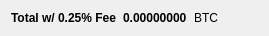
        <widget class="QWidget" name="layoutWidge2">
         <property name="geometry">
          <rect>
           <x>11</x>
           <y>301</y>
           <width>269</width>
           <height>20</height>
          </rect>
         </property>
         <layout class="QHBoxLayout" name="horizontalLayout_4">
          <item>
           <widget class="QLabel" name="label_9">
            <property name="font">
             <font>
              <weight>75</weight>
              <bold>true</bold>
             </font>
            </property>
            <property name="text">
             <string>Total w/ 0.25% Fee</string>
            </property>
           </widget>
          </item>
          <item>
           <widget class="QLabel" name="BuyCostLabel">
            <property name="palette">
             <palette>
              <active>
               <colorrole role="WindowText">
                <brush brushstyle="SolidPattern">
                 <color alpha="255">
                  <red>0</red>
                  <green>0</green>
                  <blue>0</blue>
                 </color>
                </brush>
               </colorrole>
               <colorrole role="Button">
                <brush brushstyle="SolidPattern">
                 <color alpha="255">
                  <red>0</red>
                  <green>170</green>
                  <blue>0</blue>
                 </color>
                </brush>
               </colorrole>
               <colorrole role="Light">
                <brush brushstyle="SolidPattern">
                 <color alpha="255">
                  <red>0</red>
                  <green>255</green>
                  <blue>0</blue>
                 </color>
                </brush>
               </colorrole>
               <colorrole role="Midlight">
                <brush brushstyle="SolidPattern">
                 <color alpha="255">
                  <red>0</red>
                  <green>212</green>
                  <blue>0</blue>
                 </color>
                </brush>
               </colorrole>
               <colorrole role="Dark">
                <brush brushstyle="SolidPattern">
                 <color alpha="255">
                  <red>0</red>
                  <green>85</green>
                  <blue>0</blue>
                 </color>
                </brush>
               </colorrole>
               <colorrole role="Mid">
                <brush brushstyle="SolidPattern">
                 <color alpha="255">
                  <red>0</red>
                  <green>113</green>
                  <blue>0</blue>
                 </color>
                </brush>
               </colorrole>
               <colorrole role="Text">
                <brush brushstyle="SolidPattern">
                 <color alpha="255">
                  <red>0</red>
                  <green>170</green>
                  <blue>0</blue>
                 </color>
                </brush>
               </colorrole>
               <colorrole role="BrightText">
                <brush brushstyle="SolidPattern">
                 <color alpha="255">
                  <red>255</red>
                  <green>255</green>
                  <blue>255</blue>
                 </color>
                </brush>
               </colorrole>
               <colorrole role="ButtonText">
                <brush brushstyle="SolidPattern">
                 <color alpha="255">
                  <red>0</red>
                  <green>0</green>
                  <blue>0</blue>
                 </color>
                </brush>
               </colorrole>
               <colorrole role="Base">
                <brush brushstyle="SolidPattern">
                 <color alpha="255">
                  <red>255</red>
                  <green>255</green>
                  <blue>255</blue>
                 </color>
                </brush>
               </colorrole>
               <colorrole role="Window">
                <brush brushstyle="SolidPattern">
                 <color alpha="255">
                  <red>0</red>
                  <green>170</green>
                  <blue>0</blue>
                 </color>
                </brush>
               </colorrole>
               <colorrole role="Shadow">
                <brush brushstyle="SolidPattern">
                 <color alpha="255">
                  <red>0</red>
                  <green>0</green>
                  <blue>0</blue>
                 </color>
                </brush>
               </colorrole>
               <colorrole role="AlternateBase">
                <brush brushstyle="SolidPattern">
                 <color alpha="255">
                  <red>127</red>
                  <green>212</green>
                  <blue>127</blue>
                 </color>
                </brush>
               </colorrole>
               <colorrole role="ToolTipBase">
                <brush brushstyle="SolidPattern">
                 <color alpha="255">
                  <red>255</red>
                  <green>255</green>
                  <blue>220</blue>
                 </color>
                </brush>
               </colorrole>
               <colorrole role="ToolTipText">
                <brush brushstyle="SolidPattern">
                 <color alpha="255">
                  <red>0</red>
                  <green>0</green>
                  <blue>0</blue>
                 </color>
                </brush>
               </colorrole>
              </active>
              <inactive>
               <colorrole role="WindowText">
                <brush brushstyle="SolidPattern">
                 <color alpha="255">
                  <red>0</red>
                  <green>0</green>
                  <blue>0</blue>
                 </color>
                </brush>
               </colorrole>
               <colorrole role="Button">
                <brush brushstyle="SolidPattern">
                 <color alpha="255">
                  <red>0</red>
                  <green>170</green>
                  <blue>0</blue>
                 </color>
                </brush>
               </colorrole>
               <colorrole role="Light">
                <brush brushstyle="SolidPattern">
                 <color alpha="255">
                  <red>0</red>
                  <green>255</green>
                  <blue>0</blue>
                 </color>
                </brush>
               </colorrole>
               <colorrole role="Midlight">
                <brush brushstyle="SolidPattern">
                 <color alpha="255">
                  <red>0</red>
                  <green>212</green>
                  <blue>0</blue>
                 </color>
                </brush>
               </colorrole>
               <colorrole role="Dark">
                <brush brushstyle="SolidPattern">
                 <color alpha="255">
                  <red>0</red>
                  <green>85</green>
                  <blue>0</blue>
                 </color>
                </brush>
               </colorrole>
               <colorrole role="Mid">
                <brush brushstyle="SolidPattern">
                 <color alpha="255">
                  <red>0</red>
                  <green>113</green>
                  <blue>0</blue>
                 </color>
                </brush>
               </colorrole>
               <colorrole role="Text">
                <brush brushstyle="SolidPattern">
                 <color alpha="255">
                  <red>0</red>
                  <green>170</green>
                  <blue>0</blue>
                 </color>
                </brush>
               </colorrole>
               <colorrole role="BrightText">
                <brush brushstyle="SolidPattern">
                 <color alpha="255">
                  <red>255</red>
                  <green>255</green>
                  <blue>255</blue>
                 </color>
                </brush>
               </colorrole>
               <colorrole role="ButtonText">
                <brush brushstyle="SolidPattern">
                 <color alpha="255">
                  <red>0</red>
                  <green>0</green>
                  <blue>0</blue>
                 </color>
                </brush>
               </colorrole>
               <colorrole role="Base">
                <brush brushstyle="SolidPattern">
                 <color alpha="255">
                  <red>255</red>
                  <green>255</green>
                  <blue>255</blue>
                 </color>
                </brush>
               </colorrole>
               <colorrole role="Window">
                <brush brushstyle="SolidPattern">
                 <color alpha="255">
                  <red>0</red>
                  <green>170</green>
                  <blue>0</blue>
                 </color>
                </brush>
               </colorrole>
               <colorrole role="Shadow">
                <brush brushstyle="SolidPattern">
                 <color alpha="255">
                  <red>0</red>
                  <green>0</green>
                  <blue>0</blue>
                 </color>
                </brush>
               </colorrole>
               <colorrole role="AlternateBase">
                <brush brushstyle="SolidPattern">
                 <color alpha="255">
                  <red>127</red>
                  <green>212</green>
                  <blue>127</blue>
                 </color>
                </brush>
               </colorrole>
               <colorrole role="ToolTipBase">
                <brush brushstyle="SolidPattern">
                 <color alpha="255">
                  <red>255</red>
                  <green>255</green>
                  <blue>220</blue>
                 </color>
                </brush>
               </colorrole>
               <colorrole role="ToolTipText">
                <brush brushstyle="SolidPattern">
                 <color alpha="255">
                  <red>0</red>
                  <green>0</green>
                  <blue>0</blue>
                 </color>
                </brush>
               </colorrole>
              </inactive>
              <disabled>
               <colorrole role="WindowText">
                <brush brushstyle="SolidPattern">
                 <color alpha="255">
                  <red>0</red>
                  <green>85</green>
                  <blue>0</blue>
                 </color>
                </brush>
               </colorrole>
               <colorrole role="Button">
                <brush brushstyle="SolidPattern">
                 <color alpha="255">
                  <red>0</red>
                  <green>170</green>
                  <blue>0</blue>
                 </color>
                </brush>
               </colorrole>
               <colorrole role="Light">
                <brush brushstyle="SolidPattern">
                 <color alpha="255">
                  <red>0</red>
                  <green>255</green>
                  <blue>0</blue>
                 </color>
                </brush>
               </colorrole>
               <colorrole role="Midlight">
                <brush brushstyle="SolidPattern">
                 <color alpha="255">
                  <red>0</red>
                  <green>212</green>
                  <blue>0</blue>
                 </color>
                </brush>
               </colorrole>
               <colorrole role="Dark">
                <brush brushstyle="SolidPattern">
                 <color alpha="255">
                  <red>0</red>
                  <green>85</green>
                  <blue>0</blue>
                 </color>
                </brush>
               </colorrole>
               <colorrole role="Mid">
                <brush brushstyle="SolidPattern">
                 <color alpha="255">
                  <red>0</red>
                  <green>113</green>
                  <blue>0</blue>
                 </color>
                </brush>
               </colorrole>
               <colorrole role="Text">
                <brush brushstyle="SolidPattern">
                 <color alpha="255">
                  <red>0</red>
                  <green>85</green>
                  <blue>0</blue>
                 </color>
                </brush>
               </colorrole>
               <colorrole role="BrightText">
                <brush brushstyle="SolidPattern">
                 <color alpha="255">
                  <red>255</red>
                  <green>255</green>
                  <blue>255</blue>
                 </color>
                </brush>
               </colorrole>
               <colorrole role="ButtonText">
                <brush brushstyle="SolidPattern">
                 <color alpha="255">
                  <red>0</red>
                  <green>85</green>
                  <blue>0</blue>
                 </color>
                </brush>
               </colorrole>
               <colorrole role="Base">
                <brush brushstyle="SolidPattern">
                 <color alpha="255">
                  <red>0</red>
                  <green>170</green>
                  <blue>0</blue>
                 </color>
                </brush>
               </colorrole>
               <colorrole role="Window">
                <brush brushstyle="SolidPattern">
                 <color alpha="255">
                  <red>0</red>
                  <green>170</green>
                  <blue>0</blue>
                 </color>
                </brush>
               </colorrole>
               <colorrole role="Shadow">
                <brush brushstyle="SolidPattern">
                 <color alpha="255">
                  <red>0</red>
                  <green>0</green>
                  <blue>0</blue>
                 </color>
                </brush>
               </colorrole>
               <colorrole role="AlternateBase">
                <brush brushstyle="SolidPattern">
                 <color alpha="255">
                  <red>0</red>
                  <green>170</green>
                  <blue>0</blue>
                 </color>
                </brush>
               </colorrole>
               <colorrole role="ToolTipBase">
                <brush brushstyle="SolidPattern">
                 <color alpha="255">
                  <red>255</red>
                  <green>255</green>
                  <blue>220</blue>
                 </color>
                </brush>
               </colorrole>
               <colorrole role="ToolTipText">
                <brush brushstyle="SolidPattern">
                 <color alpha="255">
                  <red>0</red>
                  <green>0</green>
                  <blue>0</blue>
                 </color>
                </brush>
               </colorrole>
              </disabled>
             </palette>
            </property>
            <property name="font">
             <font>
              <weight>75</weight>
              <bold>true</bold>
             </font>
            </property>
            <property name="autoFillBackground">
             <bool>false</bool>
            </property>
            <property name="text">
             <string>0.00000000</string>
            </property>
            <property name="textInteractionFlags">
             <set>Qt::LinksAccessibleByMouse|Qt::TextSelectableByMouse</set>
            </property>
           </widget>
          </item>
          <item>
           <widget class="QLabel" name="label_10">
            <property name="font">
             <font>
              <weight>50</weight>
              <bold>false</bold>
             </font>
            </property>
            <property name="text">
             <string>BTC</string>
            </property>
           </widget>
          </item>
         </layout>
        </widget>
